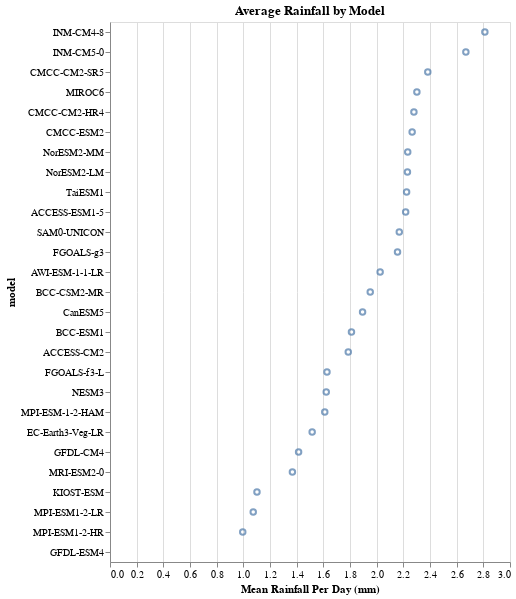

Source (notebook cell):
### Markdown cell above
Calculating model-wise summaries also took a long time-- almost a minute! However, the memory usage was reasonable, at 431 MiB.

Let's plot this result:

### Code cell
base = alt.Chart(res, title = "Average Rainfall by Model")
points = base.mark_point().encode(
    alt.Y("model:N", sort="-x"),
    alt.X("mean:Q", title = "Mean Rainfall Per Day (mm)")
)

points

### Figure 1 — Vega-Lite specification as saved in the notebook (floating-point values rounded to 4 significant figures)
{"$schema": "https://vega.github.io/schema/vega-lite/v4.8.1.json", "config": {"view": {"continuousHeight": 300, "continuousWidth": 400}}, "data": {"name": "data-23be6e7454d8e5b2f1b36c738dae2f26"}, "datasets": {"data-23be6e7454d8e5b2f1b36c738dae2f26": [{"mean": 0.9956, "model": "MPI-ESM1-2-HR", "std": 4.084}, {"mean": 1.074, "model": "MPI-ESM1-2-LR", "std": 3.912}, {"mean": 1.102, "model": "KIOST-ESM", "std": 3.852}, {"mean": 1.368, "model": "MRI-ESM2-0", "std": 4.518}, {"mean": 1.414, "model": "GFDL-CM4", "std": 5.025}, {"mean": 1.516, "model": "EC-Earth3-Veg-LR", "std": 4.714}, {"mean": 1.611, "model": "MPI-ESM-1-2-HAM", "std": 4.886}, {"mean": 1.622, "model": "NESM3", "std": 4.972}, {"mean": 1.627, "model": "FGOALS-f3-L", "std": 5.747}, {"mean": 1.787, "model": "ACCESS-CM2", "std": 5.914}, {"mean": 1.811, "model": "BCC-ESM1", "std": 5.358}, {"mean": 1.894, "model": "CanESM5", "std": 5.836}, {"mean": 1.952, "model": "BCC-CSM2-MR", "std": 6.201}, {"mean": 2.026, "model": "AWI-ESM-1-1-LR", "std": 5.322}, {"mean": 2.156, "model": "FGOALS-g3", "std": 6.015}, {"mean": 2.17, "model": "SAM0-UNICON", "std": 6.383}, {"mean": 2.218, "model": "ACCESS-ESM1-5", "std": 6.422}, {"mean": 2.225, "model": "TaiESM1", "std": 5.887}, {"mean": 2.231, "model": "NorESM2-LM", "std": 5.682}, {"mean": 2.233, "model": "NorESM2-MM", "std": 6.152}, {"mean": 2.266, "model": "CMCC-ESM2", "std": 5.538}, {"mean": 2.279, "model": "CMCC-CM2-HR4", "std": 5.63}, {"mean": 2.302, "model": "MIROC6", "std": 6.394}, {"mean": 2.383, "model": "CMCC-CM2-SR5", "std": 5.896}, {"mean": 2.669, "model": "INM-CM5-0", "std": 6.534}, {"mean": 2.811, "model": "INM-CM4-8", "std": 6.266}, {"mean": null, "model": "GFDL-ESM4", "std": null}]}, "encoding": {"x": {"field": "mean", "title": "Mean Rainfall Per Day (mm)", "type": "quantitative"}, "y": {"field": "model", "sort": "-x", "type": "nominal"}}, "mark": "point", "title": "Average Rainfall by Model"}
